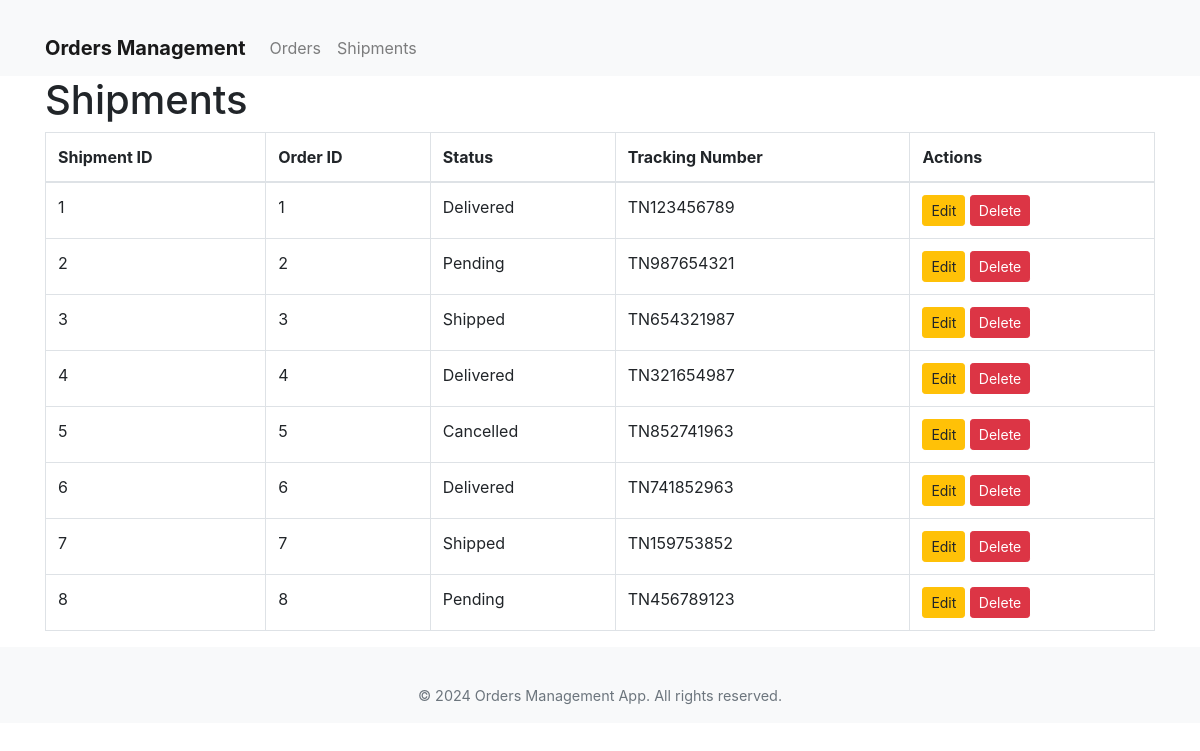
/orders/shipments/, run on an earlier commit of the app's database.
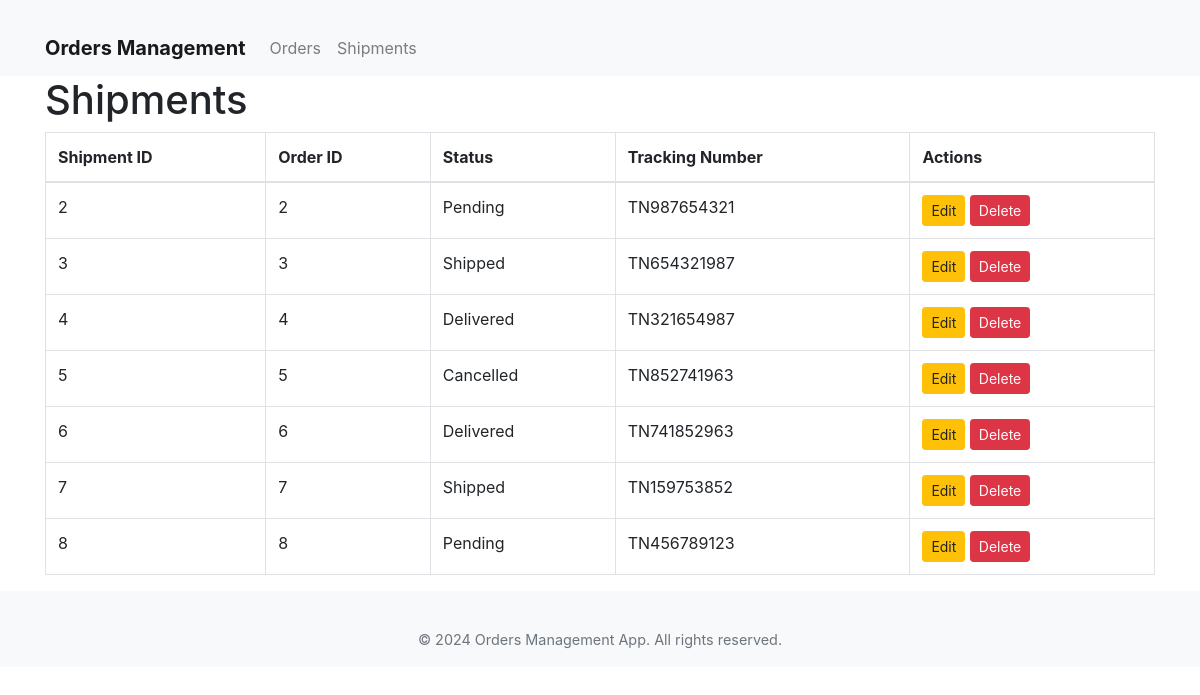
And on a later commit of the database.
### orders/models.py (models this page shows, shortened)
class Shipment(models.Model):
    STATUS_CHOICES = [
        ('Pending', 'Pending'),
        ('In Transit', 'In Transit'),
        ('Delivered', 'Delivered'),
    ]
    order = models.ForeignKey(Order, on_delete=models.CASCADE)
    shipment_date = models.DateTimeField(auto_now_add=True)
    delivery_date = models.DateTimeField(null=True, blank=True)
    shipment_status = models.CharField(max_length=20, choices=STATUS_CHOICES, default='Pending')
    tracking_number = models.CharField(max_length=255, blank=True)

class Order(models.Model):
    STATUS_CHOICES = [
        ('Pending', 'Pending'),
        ('Shipped', 'Shipped'),
        ('Completed', 'Completed'),
    ]
    customer = models.ForeignKey(Customer, on_delete=models.CASCADE)
    order_date = models.DateTimeField(auto_now_add=True)
    order_status = models.CharField(max_length=10, choices=STATUS_CHOICES, default='Pending')
    total_amount = models.DecimalField(max_digits=10, decimal_places=2, default=0)

### orders/views.py (the view)
# urls.py: path('shipments/', views.shipment_list, name='shipment_list'),
def shipment_list(request):
    shipments = Shipment.objects.all()
    return render(request, 'orders/shipment_list.html', {'shipments': shipments})

### orders/templates/orders/shipment_list.html (shortened to what this page needs)
{% extends 'orders/layout.html' %}
{% block content %}
<h1>Shipments</h1>
<table class="table table-bordered">
    <thead>
        <tr>
            <th>Shipment ID</th>
            <th>Order ID</th>
            <th>Status</th>
            <th>Tracking Number</th>
            <th>Actions</th>
        </tr>
    </thead>
    <tbody>
        {% for shipment in shipments %}
        <tr>
            <td>{{ shipment.id }}</td>
            <td>{{ shipment.order.id }}</td>
            <td>{{ shipment.shipment_status }}</td>
            <td>{{ shipment.tracking_number }}</td>
            <td>
                <a href="{% url 'orders:shipment_update' shipment.id %}" class="btn btn-warning btn-sm">Edit</a>
                <form action="{% url 'orders:shipment_delete' shipment.id %}" method="POST" style="display:inline;">
                    <button type="submit" class="btn btn-danger btn-sm">Delete</button>
                </form>
            </td>
        </tr>
        {% endfor %}
    </tbody>
</table>
{% endblock %}

What changed in the data, as far as the page shows it:
removed Shipment: id "1", order.id "1", shipment_status "Delivered", tracking_number "TN123456789"
